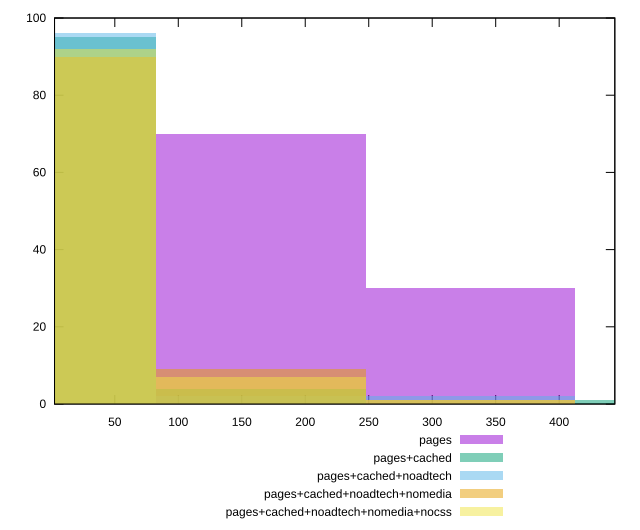

Write gnuplot code to recreate this figure.
reset

$pages <<EOF
165.134005551071 70
330.268011102142 30
EOF

$pagesCached <<EOF
495.40201665321297 1
165.134005551071 4
0 95
EOF

$pagesCachedNoadtech <<EOF
330.268011102142 2
0 96
165.134005551071 2
EOF

$pagesCachedNoadtechNomedia <<EOF
165.134005551071 9
0 90
330.268011102142 1
EOF

$pagesCachedNoadtechNomediaNocss <<EOF
165.134005551071 7
0 92
330.268011102142 1
EOF

set key outside below
set boxwidth 165.134005551071
set xrange [2.5319999999999996:443.82899999999995]
set yrange [0:100]
set trange [0:100]
set style fill transparent solid 0.5 noborder
set terminal svg size 640, 530 enhanced background rgb 'white'
set output "report_00013_2021-02-09T12-04-24.940Z/server-response-time/comparison/histogram/all_raw.svg"

plot $pages title "pages" with boxes, \
     $pagesCached title "pages+cached" with boxes, \
     $pagesCachedNoadtech title "pages+cached+noadtech" with boxes, \
     $pagesCachedNoadtechNomedia title "pages+cached+noadtech+nomedia" with boxes, \
     $pagesCachedNoadtechNomediaNocss title "pages+cached+noadtech+nomedia+nocss" with boxes

reset
